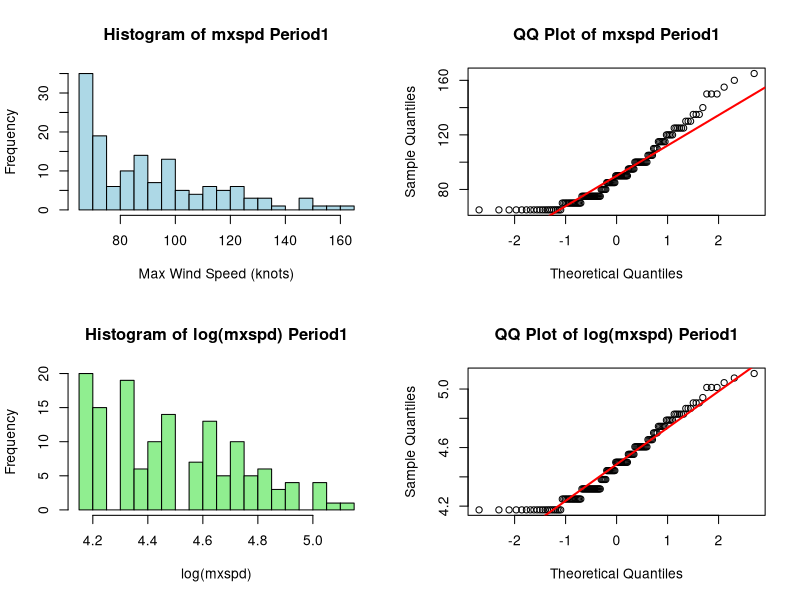
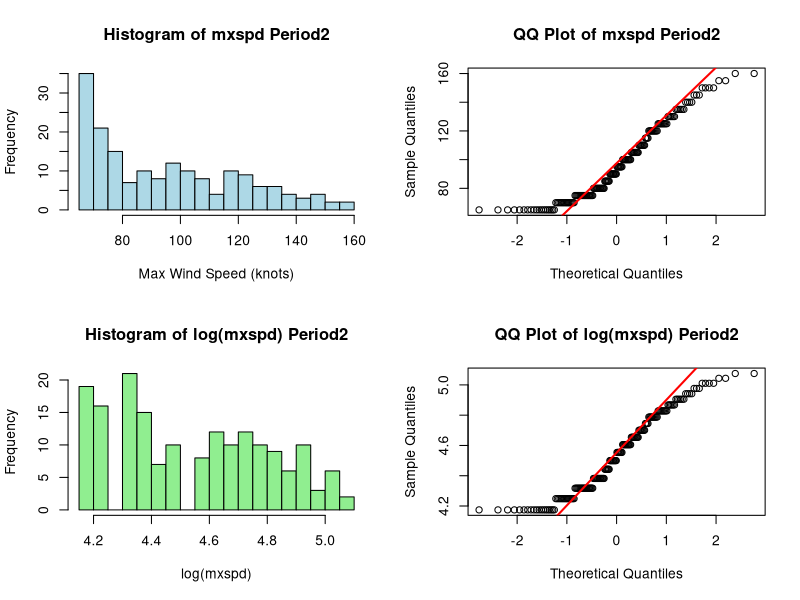
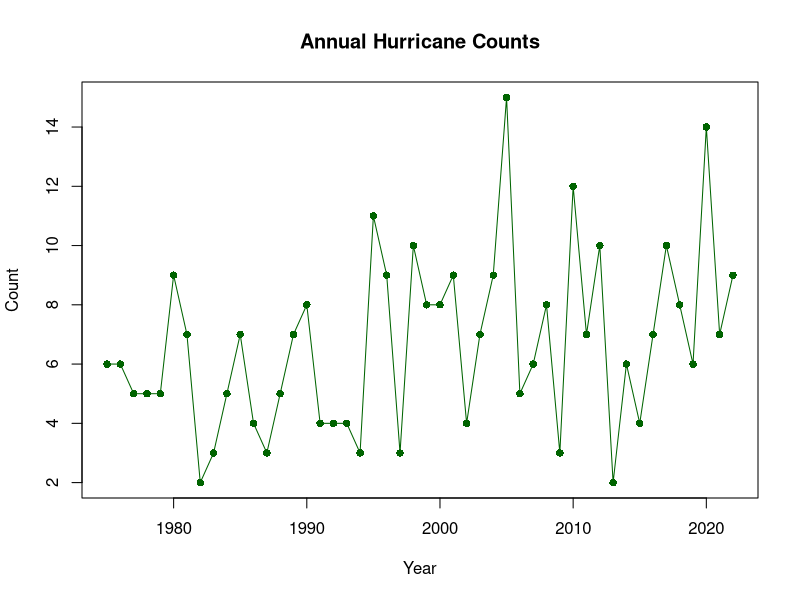
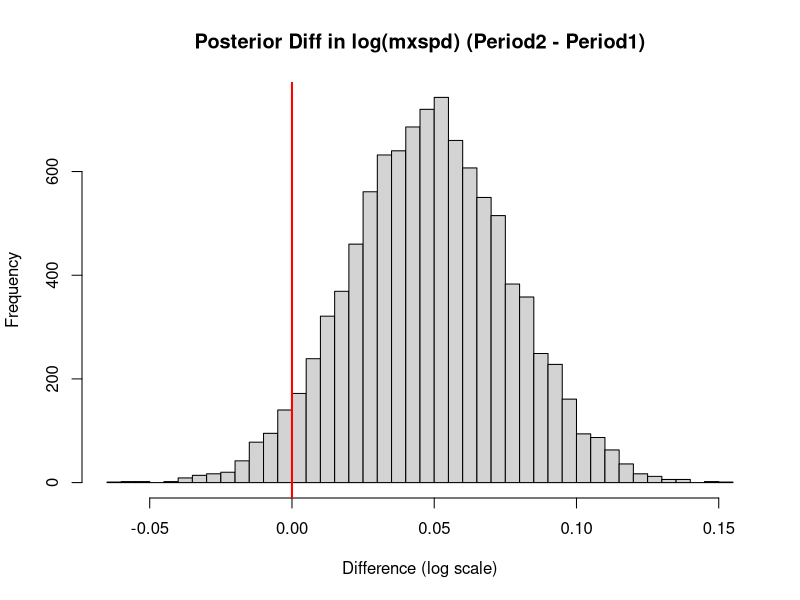
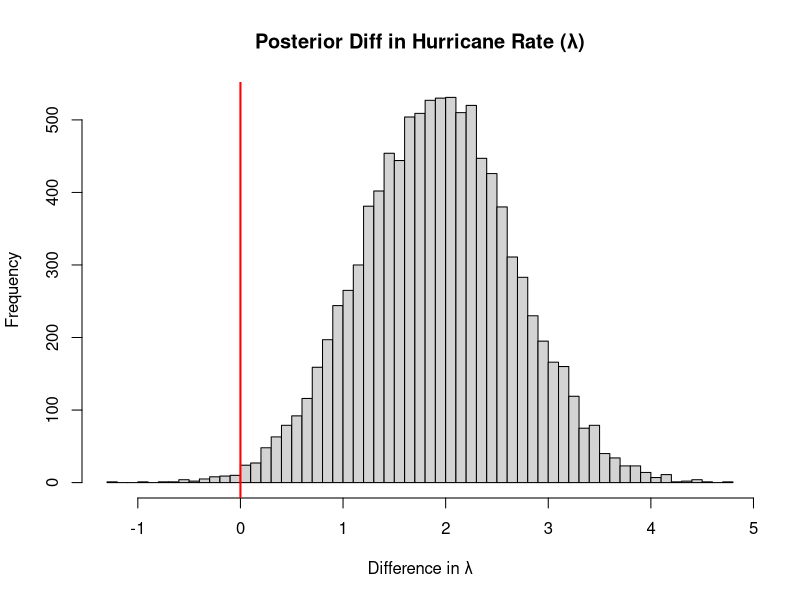

Source code (R) for these figures, in order:
## ---- chunk 1
# ----- 1. Likelihood and Graphical Assessment -----
# Load libraries and data
library(dplyr)
data("storms")

# Filter data to hurricanes (wind speed >= 65 knots, non-missing category)
storms <- storms %>% filter(!is.na(category) & wind >= 65)
head(storms)
# Create unique storm identifier and compute max wind speed and storm year
storms <- storms %>% mutate(storm_id = paste0(name, "_", year))
storm_summary <- storms %>%
  group_by(storm_id) %>%
  summarize(year_storm = min(year), mxspd = max(wind)) %>%
  ungroup()

# Compute annual hurricane counts
year_counts <- storm_summary %>%
  group_by(year_storm) %>%
  summarize(cnt = n()) %>%
  ungroup() %>%
  rename(year = year_storm)

# Split into periods:
#   Period1: 1975–1999, Period2: 2000–2021
storm_summary <- storm_summary %>% 
  mutate(period = ifelse(year_storm < 2000, "Period1", "Period2"))
year_counts <- year_counts %>% 
  mutate(period = ifelse(year < 2000, "Period1", "Period2"))

# (a) Maximum wind speed:
#    We treat mxspd as continuous. Visualize raw mxspd and its log-transform.
par(mfrow = c(2,2))
for(p in c("Period1", "Period2")) {
  raw_data <- storm_summary %>% filter(period == p) %>% pull(mxspd)
  log_data <- log(raw_data)
  
  # Plot histogram and QQ plot of raw data
  hist(raw_data, main = paste("Histogram of mxspd", p),
       xlab = "Max Wind Speed (knots)", col = "lightblue", breaks = 20)
  qqnorm(raw_data, main = paste("QQ Plot of mxspd", p)); qqline(raw_data, col = "red", lwd = 2)
  
  # Plot histogram and QQ plot of log-transformed data
  hist(log_data, main = paste("Histogram of log(mxspd)", p),
       xlab = "log(mxspd)", col = "lightgreen", breaks = 20)
  qqnorm(log_data, main = paste("QQ Plot of log(mxspd)", p)); qqline(log_data, col = "red", lwd = 2)
}
par(mfrow = c(1,1))

# (b) Hurricane counts:
#    We assume Y ~ Poisson(λ) for annual counts.
plot(year_counts$year, year_counts$cnt, type="o",
     main = "Annual Hurricane Counts",
     xlab = "Year", ylab = "Count", col = "darkgreen", pch = 16)
## ---- chunk 2
# ------------------------------------------------------------
# 2. Conjugate Uninformative Prior Distributions
# ------------------------------------------------------------
#
# For Maximum Wind Speed (log-transformed):
#
#   Likelihood: log(mxspd_i) ~ N(μ, σ²)
#
#   Priors (vague, conjugate):
#     μ | σ² ~ N(μ₀, σ²/τ₀)   where μ₀ = mean(all_log_mxspd), τ₀ = 0.001
#     σ²    ~ Inverse-Gamma(α₀, β₀)   with α₀ = 0.001, β₀ = 0.001
#
# For Hurricane Counts:
#
#   Likelihood: Y ~ Poisson(λ)
#
#   Prior:
#     λ ~ Gamma(a₀, b₀) with a₀ = 0.01 and b₀ = 0.01

# Create log-transformed mxspd variable for analysis
storm_summary <- storm_summary %>% mutate(log_mxspd = log(mxspd))
all_log_mxspd <- storm_summary$log_mxspd
mu0 <- mean(all_log_mxspd)
tau0 <- 0.001; 
alpha0 <- 0.001; 
beta0 <- 0.001
a0_pois <- 0.01; 
b0_pois <- 0.01

## ---- chunk 3
# ------------------------------------------------------------
# 3. Posterior Summaries and Testing for Difference Between Periods
# ------------------------------------------------------------
#
# For log(mxspd):
#
#   Posterior (conjugate for Normal likelihood):
#     τₙ = τ₀ + n
#     μₙ = (τ₀μ₀ + n·x̄)/(τ₀+n)
#     αₙ = α₀ + n/2
#     βₙ = β₀ + 0.5*(n-1)*s² + (τ₀·n*(x̄-μ₀)²)/(2*(τ₀+n))
#
# We compute posterior samples for Period1 and Period2 and then derive the difference.
#
# For Hurricane Counts:
#
#   Posterior:
#     λ | Y ~ Gamma(a₀ + ΣY, b₀ + n)
#
# We similarly derive posterior samples for each period and compute the difference.

# Function to compute posterior parameters for Normal model (log(mxspd))
compute_posterior <- function(data, mu0, tau0, alpha0, beta0) {
  n <- length(data)
  sample_mean <- mean(data)
  sample_var <- var(data)
  tau_n <- tau0 + n
  mu_n <- (tau0 * mu0 + n * sample_mean) / tau_n
  alpha_n <- alpha0 + n/2
  beta_n <- beta0 + 0.5*(n - 1)*sample_var + (tau0 * n * (sample_mean - mu0)^2) / (2 * tau_n)
  list(mu_n = mu_n, tau_n = tau_n, alpha_n = alpha_n, beta_n = beta_n, n = n)
}

# Compute posterior parameters for each period for log(mxspd)
posterior_p1 <- compute_posterior(
  storm_summary %>% filter(period == "Period1") %>% pull(log_mxspd),
  mu0, tau0, alpha0, beta0)
posterior_p2 <- compute_posterior(
  storm_summary %>% filter(period == "Period2") %>% pull(log_mxspd),
  mu0, tau0, alpha0, beta0)

# Draw posterior samples (Gibbs-style sampling)
set.seed(123)
n_samples <- 10000
samples_p1 <- numeric(n_samples)
samples_p2 <- numeric(n_samples)
for (i in 1:n_samples) {
  sigma2_p1 <- 1 / rgamma(1, shape = posterior_p1$alpha_n, rate = posterior_p1$beta_n)
  samples_p1[i] <- rnorm(1, mean = posterior_p1$mu_n, sd = sqrt(sigma2_p1 / posterior_p1$tau_n))
  
  sigma2_p2 <- 1 / rgamma(1, shape = posterior_p2$alpha_n, rate = posterior_p2$beta_n)
  samples_p2[i] <- rnorm(1, mean = posterior_p2$mu_n, sd = sqrt(sigma2_p2 / posterior_p2$tau_n))
}

# Posterior difference for log(mxspd)
diff_samples <- samples_p2 - samples_p1
point_estimate_diff <- mean(diff_samples)
std_error_diff <- sd(diff_samples)
cat("Posterior difference in mean log(mxspd) (Period2 - Period1):", point_estimate_diff, "\n")
cat("Standard error:", std_error_diff, "\n")
# Layman's interpretation (example): "On average, storms in Period2 have a higher log wind speed by [point_estimate_diff] units (SE = [std_error_diff]), suggesting stronger storms in the later period."

# Plot histogram of the posterior difference (log(mxspd))
hist(diff_samples, breaks = 50, main = "Posterior Diff in log(mxspd) (Period2 - Period1)",
     xlab = "Difference (log scale)", col = "lightgray")
abline(v = 0, col = "red", lwd = 2)

# For hurricane counts:
# Function to compute posterior parameters for Poisson likelihood
compute_poisson_posterior <- function(counts, a0, b0) {
  a_post <- a0 + sum(counts)
  b_post <- b0 + length(counts)
  list(a_post = a_post, b_post = b_post)
}

posterior_cnt_p1 <- compute_poisson_posterior(
  year_counts %>% filter(period == "Period1") %>% pull(cnt), a0_pois, b0_pois)
posterior_cnt_p2 <- compute_poisson_posterior(
  year_counts %>% filter(period == "Period2") %>% pull(cnt), a0_pois, b0_pois)

# Draw posterior samples for λ
samples_lambda_p1 <- rgamma(n_samples, shape = posterior_cnt_p1$a_post, rate = posterior_cnt_p1$b_post)
samples_lambda_p2 <- rgamma(n_samples, shape = posterior_cnt_p2$a_post, rate = posterior_cnt_p2$b_post)

# Posterior difference for hurricane counts
diff_lambda <- samples_lambda_p2 - samples_lambda_p1
point_estimate_lambda <- mean(diff_lambda)
std_error_lambda <- sd(diff_lambda)
cat("Posterior difference in λ (Period2 - Period1):", point_estimate_lambda, "\n")
cat("Standard error:", std_error_lambda, "\n")

# Plot histogram of the posterior difference in λ
hist(diff_lambda, breaks = 50, main = "Posterior Diff in Hurricane Rate (λ)",
     xlab = "Difference in λ", col = "lightgray")
abline(v = 0, col = "red", lwd = 2)
## ---- chunk 4
# ------------------------------------------------------------
# 4. Sensitivity Analysis: Check if results are sensitive to priors
# ------------------------------------------------------------
# For log(mxspd), use alternative hyperparameters:
#   τ₀_alt = 0.01, α₀_alt = 0.01, β₀_alt = 0.01
tau0_alt <- 0.01; alpha0_alt <- 0.01; beta0_alt <- 0.01

posterior_p1_alt <- compute_posterior(
  storm_summary %>% filter(period == "Period1") %>% pull(log_mxspd),
  mu0, tau0_alt, alpha0_alt, beta0_alt)
posterior_p2_alt <- compute_posterior(
  storm_summary %>% filter(period == "Period2") %>% pull(log_mxspd),
  mu0, tau0_alt, alpha0_alt, beta0_alt)

samples_p1_alt <- numeric(n_samples)
samples_p2_alt <- numeric(n_samples)
for (i in 1:n_samples) {
  sigma2_p1_alt <- 1 / rgamma(1, shape = posterior_p1_alt$alpha_n, rate = posterior_p1_alt$beta_n)
  samples_p1_alt[i] <- rnorm(1, mean = posterior_p1_alt$mu_n, sd = sqrt(sigma2_p1_alt / posterior_p1_alt$tau_n))
  
  sigma2_p2_alt <- 1 / rgamma(1, shape = posterior_p2_alt$alpha_n, rate = posterior_p2_alt$beta_n)
  samples_p2_alt[i] <- rnorm(1, mean = posterior_p2_alt$mu_n, sd = sqrt(sigma2_p2_alt / posterior_p2_alt$tau_n))
}
diff_samples_alt <- samples_p2_alt - samples_p1_alt
cat("Sensitivity Analysis (log(mxspd)) - Difference (Alt Prior):", mean(diff_samples_alt), "\n")
cat("Sensitivity Analysis (log(mxspd)) - Std Error:", sd(diff_samples_alt), "\n")

# For hurricane counts, use alternative prior hyperparameters:
#   a0_pois_alt = 0.1, b0_pois_alt = 0.1
a0_pois_alt <- 0.1; b0_pois_alt <- 0.1

posterior_cnt_p1_alt <- compute_poisson_posterior(
  year_counts %>% filter(period == "Period1") %>% pull(cnt), a0_pois_alt, b0_pois_alt)
posterior_cnt_p2_alt <- compute_poisson_posterior(
  year_counts %>% filter(period == "Period2") %>% pull(cnt), a0_pois_alt, b0_pois_alt)

samples_lambda_p1_alt <- rgamma(n_samples, shape = posterior_cnt_p1_alt$a_post, rate = posterior_cnt_p1_alt$b_post)
samples_lambda_p2_alt <- rgamma(n_samples, shape = posterior_cnt_p2_alt$a_post, rate = posterior_cnt_p2_alt$b_post)
diff_lambda_alt <- samples_lambda_p2_alt - samples_lambda_p1_alt
cat("Sensitivity Analysis (Hurricane Counts) - Difference (Alt Prior):", mean(diff_lambda_alt), "\n")
cat("Sensitivity Analysis (Hurricane Counts) - Std Error:", sd(diff_lambda_alt), "\n")
## ---- chunk 5

